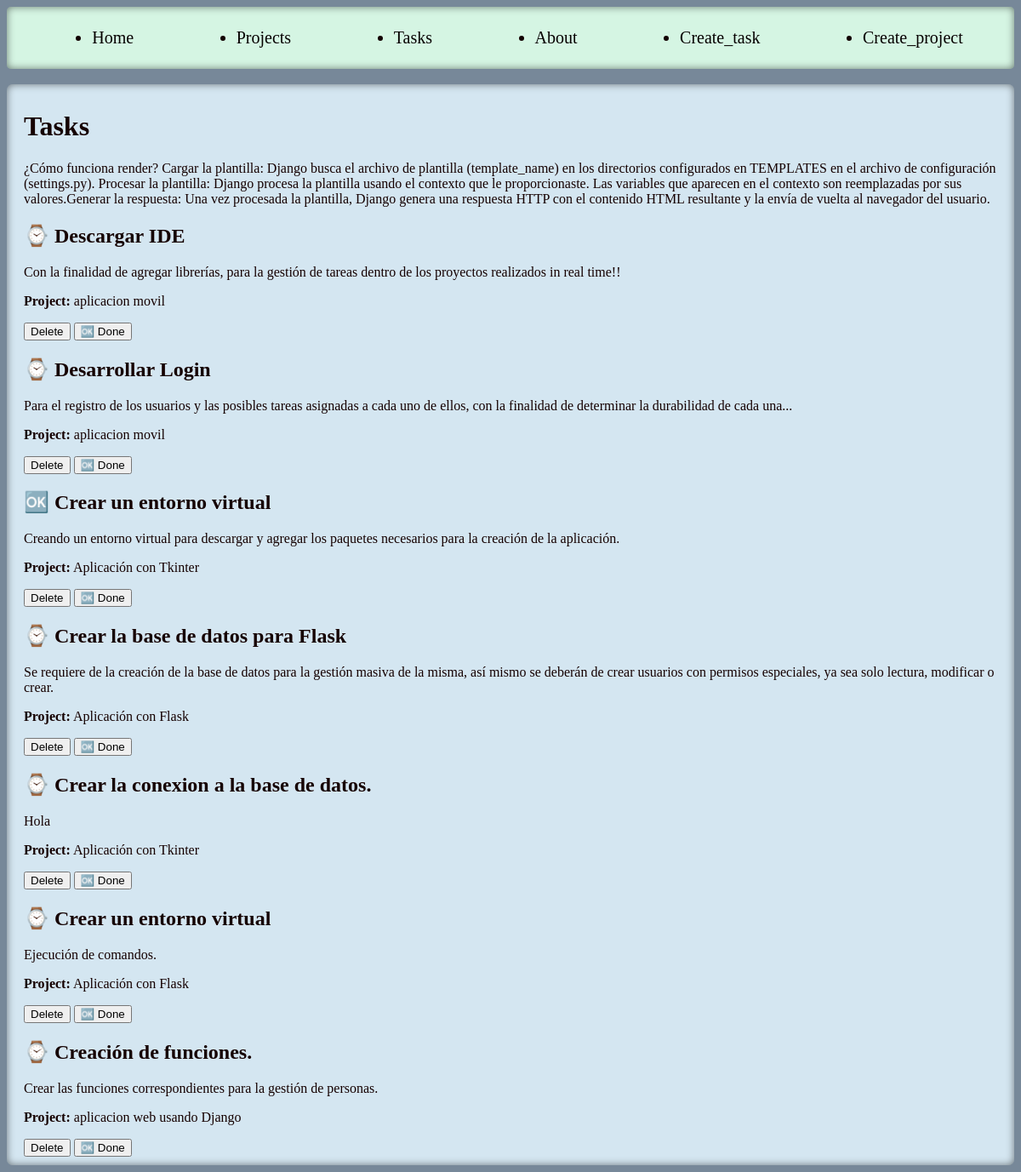
The page /tasks/ on the database as committed earlier.
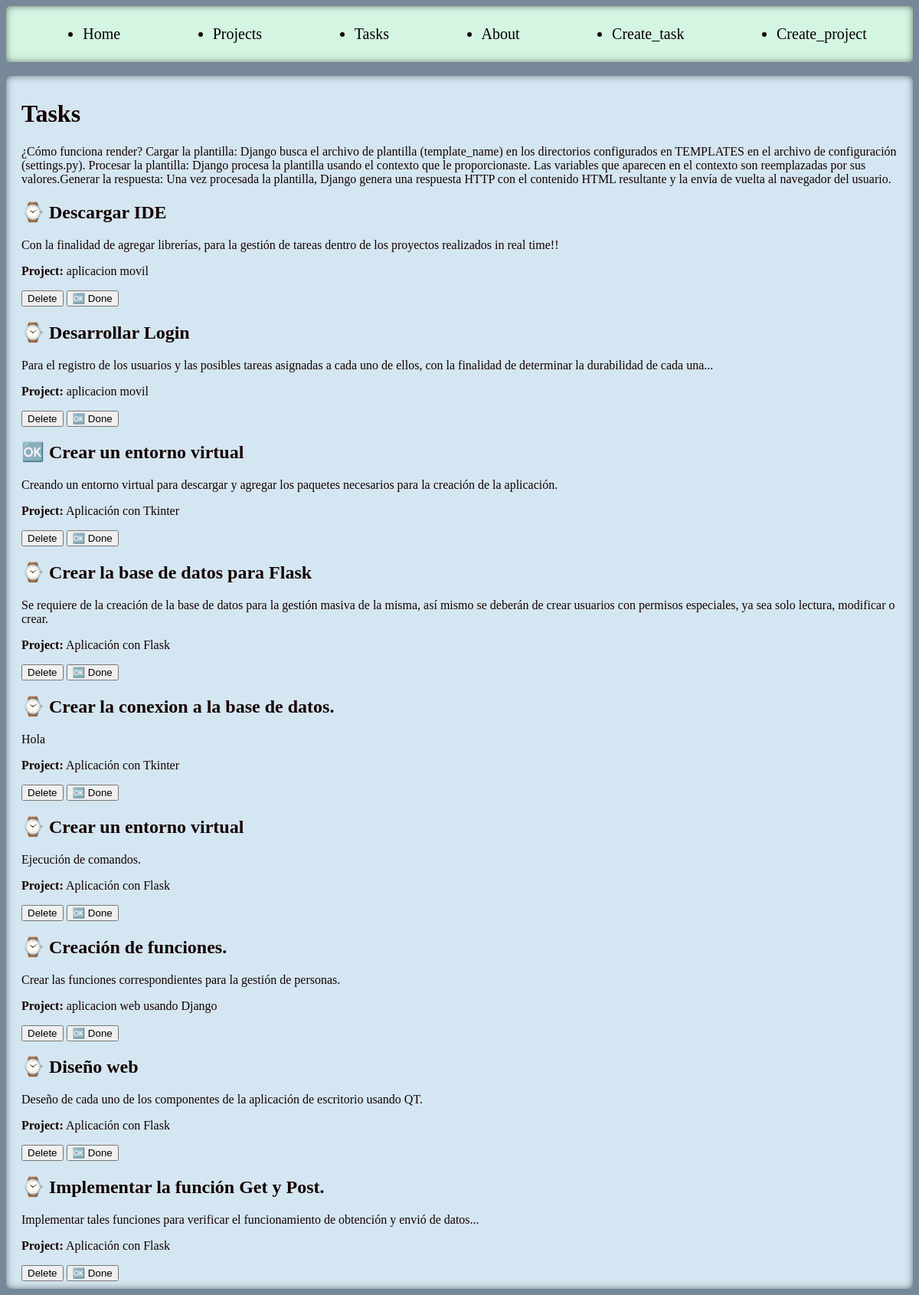
The same page on the database as committed later.
### myapp/models.py (models this page shows, shortened)
class Task(models.Model):
    title = models.CharField(max_length=200)
    description = models.TextField()
    project = models.ForeignKey(Project, on_delete=models.CASCADE)
    done = models.BooleanField(default=False)

class Project(models.Model):
    name = models.CharField(max_length=200)

### myapp/views.py (the view)
# urls.py: path('tasks/', views.tasks, name='tasks'),
def tasks(request):
    tasks = Task.objects.all()
    return render(request, 'task/tasks.html', {
        'tasks': tasks
    })

### myapp/Templates/task/tasks.html (shortened to what this page needs)
{% extends "layout/base.html" %}
{% block content %}
<h1>Tasks</h1>
<p>¿Cómo funciona render?
Cargar la plantilla: Django busca el archivo de plantilla (template_name) en los directorios configurados en TEMPLATES en el archivo de configuración (settings.py).
Procesar la plantilla: Django procesa la plantilla usando el contexto que le proporcionaste. Las variables que aparecen en el contexto  son reemplazadas por sus valores.Generar la respuesta: Una vez procesada la plantilla, Django genera una respuesta HTTP con el contenido HTML resultante y la envía de vuelta al navegador del usuario.
</p>
{% for task in tasks%}
    <div>
    <h2>{% if task.done == False %} ⌚ {% else %} 🆗 {% endif %} {{task.title}}</h2>
    <p>{{task.description}}</p>
    <p><strong>Project:</strong> {{task.project.name}}</p>
    <div>
        <button>Delete</button>
        <button>🆗 Done</button>
    </div>
    </div>
{% endfor %}
{% endblock %}

Rows that differ between the two databases and show on the page:
added Task: title "Diseño web", description "Deseño de cada uno de los componentes de la aplicación de escritorio usando QT.", project.name "Aplicación con Flask"
added Task: title "Implementar la función Get y Post.", description "Implementar tales funciones para verificar el funcionamiento de obtención y envió de datos...", project.name "Aplicación con Flask"
